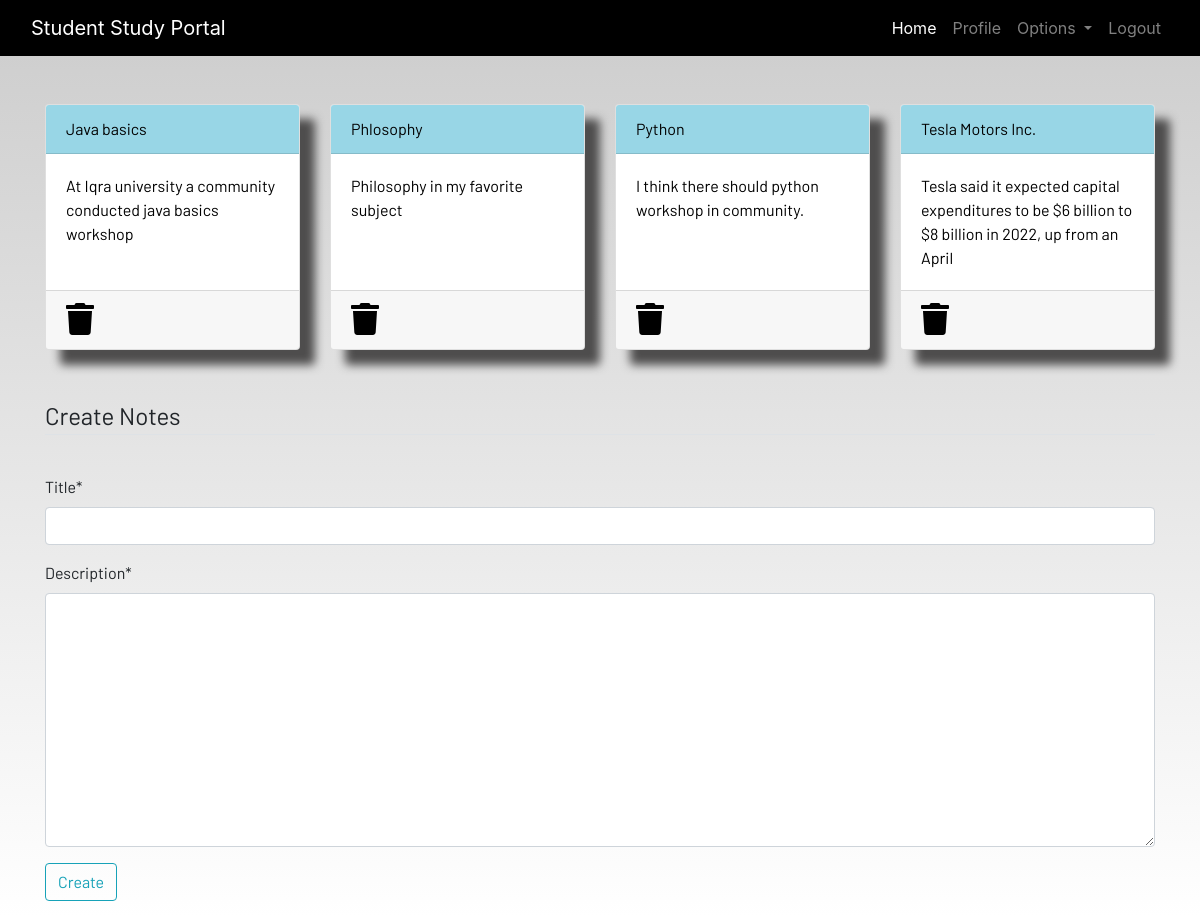
Screenshot of /notes (signed in) with the database file from the repository.
### dashboard/models.py (models this page shows, shortened)
class Notes(models.Model):
    user = models.ForeignKey(User, on_delete=models.CASCADE)
    title = models.CharField(max_length=200)
    description = models.TextField()
    class Meta:
        verbose_name = "notes"
        verbose_name_plural = 'notes'

### dashboard/views.py (the view)
# urls.py: path('notes', notes,name="notes"),
@login_required
def notes(request):
    if request.method == "POST":
        form = Notesform(request.POST)
        if form.is_valid():
            note = Notes(user= request.user, title= request.POST['title'],description=request.POST['description'])
            note.save()
        messages.success(request,f"Notes added from {request.user.username} Successfullly!")
    else:
        form = Notesform()
    notes = Notes.objects.filter(user=request.user)
    context = {"notes":notes,"form":form}
    return render(request, "dashboard/notes.html",context)

### dashboard/forms.py
class Notesform(forms.ModelForm):
    class Meta:
        model = Notes
        fields = ['title', 'description']

### dashboard/templates/dashboard/notes.html (shortened to what this page needs)
{% extends 'dashboard/base.html' %}
{% load static %}
{% load crispy_forms_tags %}
{% block content %}
<div class="container">
    <div class="row">
        {% for note in notes %}
        <div class="col-md-3">
            <a href="{% url 'note_detail' note.id %}">
                <div class="card">
                    <div class="card-header">{{note.title }}</div>
                    <div class="card-body">{{ note.description|slice:"0:100" }}</div>
                    <div class="card-footer mt-auto "><a href="{% url 'delete_note' note.id %}">
                        <i class="fa fa-trash fa-2x"></i></a>
                    </div>
                </div>
            </a>
        </div>
        <br><br>
        {% endfor %}
    </div>
</div>
<br><br>
<div class="container">
    <form method="POST">
        <fieldset class="form-group">
            <legend class="border-bottom mb-4">Create Notes</legend>
        </fieldset>
        {{form|crispy}}
        <div class="form-group">
            <button href="" class="btn btn-outline-info" type="submit">
                Create
            </button>
        </div>
    </form>
</div>
{% endblock content %}

### dashboard/templates/dashboard/base.html (shortened to what this page needs)
<!DOCTYPE html>
{% load static %}
<html lang="en">
<head>
  <link rel="stylesheet" href="https://stackpath.bootstrapcdn.com/bootstrap/4.3.1/css/bootstrap.min.css"
 />
  <link rel="stylesheet" href="https://use.fontawesome.com/releases/v5.7.2/css/all.css"
 />
  <link rel="stylesheet" href="{% static 'css/main.css' %}" />
</head>
<body>
  <header>
    <nav class="navbar navbar-expand-lg navbar-dark bg-dark">
      <div class="container-fluid">
        <a class="navbar-brand" href="{% url 'home' %}">Student Study Portal</a>
        <div class="collapse navbar-collapse justify-content-end" id="navbarSupportedContent">
          <ul class="navbar-nav mb-2 mb-lg-0">
            <li class="nav-item">
              <a class="nav-link active" aria-current="page" href="{% url 'home' %}">Home</a>
            </li>
            <li class="nav-item">
              <a class="nav-link" href="{% url 'profile' %}">Profile</a>
            </li>
            <li class="nav-item dropdown">
              <a class="nav-link dropdown-toggle" href="#" id="navbarDropdown" role="button" data-toggle="dropdown"
                aria-haspopup="true" aria-expanded="false">
                Options
              </a>
            </li>
            {% if request.user.is_authenticated %}
            <li class="nav-item">
              <a class="nav-link" href="{% url 'logout' %}">Logout</a>
            </li>
            {% endif %}
          </ul>
        </div>
      </div>
    </nav>
  </header>
  <br /><br />
  <main>
    {% block content %}
    {% endblock content %}
  </main>
</body>
</html>

### static/css/main.css (style rules this page uses)
html { scroll-behavior: smooth; height: 100%; width: 100%; }
main { font-family: Barlow, Quicksand, Rubik, sans-serif, serif, 'Times New Roman', Times, serif !important; }
.navbar { background-color: rgb(0, 0, 0) !important; }
.card { box-shadow: 15px 15px 10px rgb(78, 77, 77); }
a { text-decoration: none !important; color: black; }
.card-header { color: black !important; background: rgb(152, 214, 230) !important; transition: 0.3s ease-in; }
html, body { max-width: 100%; overflow-x: hidden; height: 100%; width: 100%; }
body { background: linear-gradient(rgba(0, 0, 0, 0.2), rgba(255, 255, 255, 0.5)); overflow-x: hidden; background-repeat: no-repeat; }
.card-header { background-color: rgb(133, 204, 231); }
.col-md-3 .card { width: 100%; height: 100%; }
.fa { color: black; }

### rows the page displays
Notes: title "Java basics", description "At Iqra university a community conducted java basics workshop"
Notes: title "Phlosophy", description "Philosophy in my favorite subject"
Notes: title "Python", description "I think there should python workshop in community."
Notes: title "Tesla Motors Inc.", description "Tesla said it expected capital expenditures to be $6 billion to $8 billion in 2022, up from an April"
